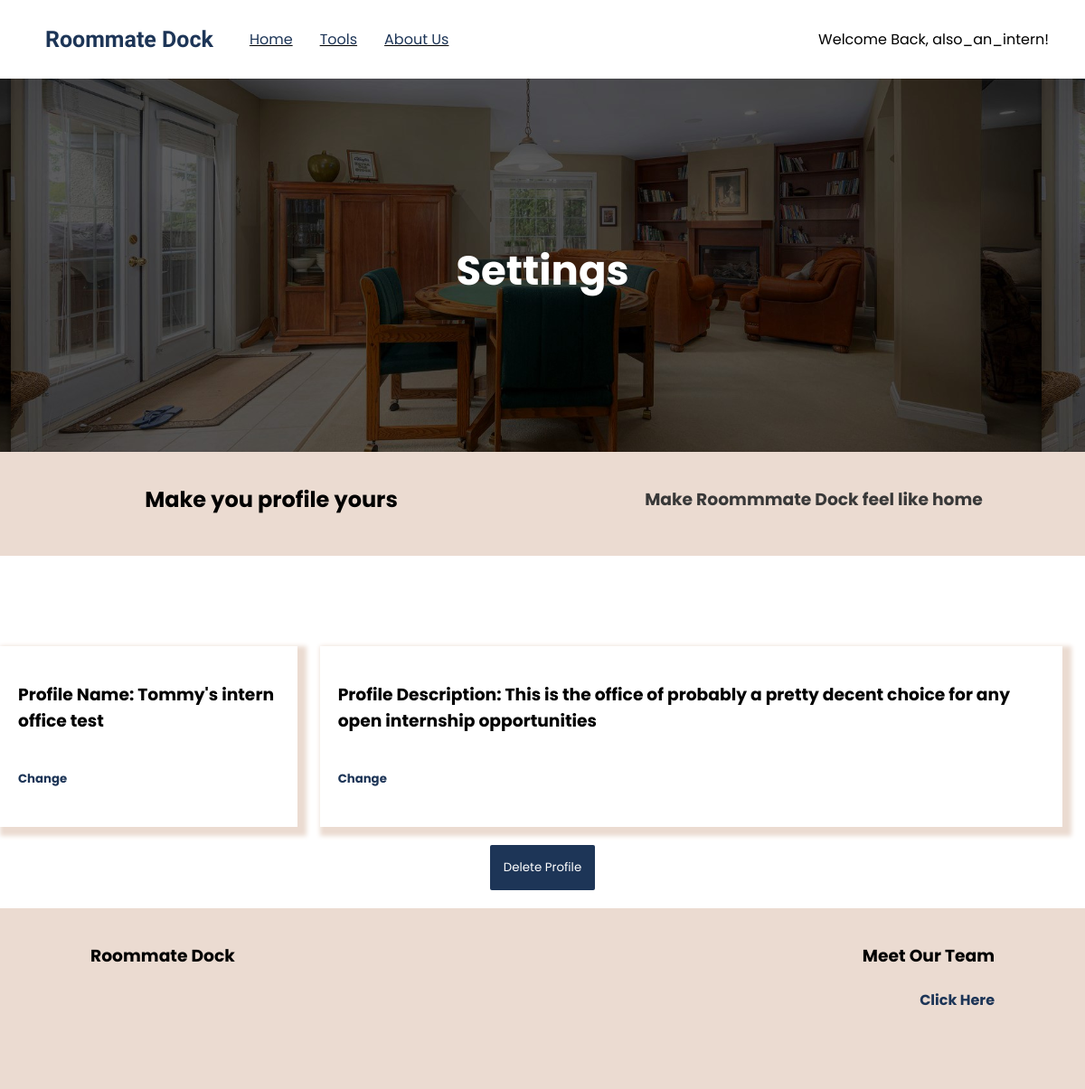
Screenshot of /rentsplit/setting/Tommy's intern office test (signed in) with the database file from the repository.
### rentsplit/models.py (models this page shows, shortened)
class ProfileAuth(models.Model):
    name = models.CharField(max_length=64, unique=True)
    rent = models.IntegerField(default=0)
    users = models.ManyToManyField(User, related_name='profile')
    description = models.CharField(max_length=120, null=True)

### rentsplit/views.py (the view, shortened to what this page needs)
# urls.py: path('setting/<str:profile_name>', views.profile_settings, name='profile-settings'),
def profile_settings(request, profile_name):
    profile = ProfileAuth.objects.get(name=profile_name)
    context ={
        'profile': profile,
    }
    return render(request, 'rentsplit/settings.html', context)

### rentsplit/templates/rentsplit/settings.html (shortened to what this page needs)
{% extends 'dock/layout-landing.html' %}
{% load static %}
{% block body %}
<div class="content-wrapper app-banner background-image-divider-main center">
    <h1 class='padding-top white-text main-text big-text'>Settings</h1>
</div>
<div class="banner next-to-eachother padding-top-small padding-bottom-small center">
    <div class="half-div center">
        <h2 class='main-text' style='text-align:center;'>Make you profile yours</h2>
    </div>
    <div class="half-div center">
        <h3 class='sub-text'>Make Roommmate Dock feel like home</h3>
    </div>
</div>
    <div class="center next-to-eachother mobile-fit-content">
        <div class="big-card margin-top margin-bottom stack-divs mobile-width margin-right">
            <h3 class='main-text'>Profile Name: {{profile.name}}</h3>
            <h5 class='link main-text' id='settings-change-name'>Change</h5>
        </div>
        <div class="big-card margin-top margin-bottom stack-divs mobile-width margin-right">
            <h3 class='main-text'>Profile Description: {{profile.description}}</h3>
            <h5 class='link main-text' id='settings-change-description'>Change</h5>
        </div>
    </div>
    <div class="center margin-bottom">
        <button class='main-button' id='delete-profile-button'>Delete Profile</button>
    </div>
{% endblock body %}

### dock/templates/dock/layout-landing.html (shortened to what this page needs)
<!DOCTYPE html>
<html lang="en">
<head>
    {% load static %}
    {% load compress %}
    <link rel="stylesheet" href="{% static 'css/styles.css' %}">
</head>
<body>
    <div class="nav-container">
        <div class="nav-contents">
            <div class="left-in-div">
                <a href="{% url 'index' %}"><h3 class='nav-brand padding-left-med'>Roommate Dock</h3></a>
            </div>
            <div class="nav-options-container">
                <ul class='nav-options'>
                    <li class='nav-option'><a href="{% url 'index' %}">Home</a></li>
                    <div class='tools-menu'>
                        <li class='nav-option hover-dropdown' id='hover-tools-dropdownid'><a href="{% url 'options' %}">Tools</a></li>
                        </div>
                        <li class='nav-option'><a href="http://tommy-pham.netlify.app/">About Us</a></li>
                    </ul>
            </div>
            {% if user.is_authenticated %}
            <div class="right-in-div nav-profile">
                <a href"#" class='hover-dropdown' id='hover-profile-dropdownid'>Welcome Back, {{ request.user }}!</a>
            </div>
                {% endif %}
            </div>
        </div>
    {% block body %}
    {% endblock body %}
    <footer class='footer banner'>
        <div class="padding-footer row">
            <div class="half-div">
                <h3 class='main-text text-align-start'>Roommate Dock</h3>
            </div>
            <div class="half-div">
                <h3 class='main-text text-align-end'>Meet Our Team</h3>
                <h4 class='sub-text text-align-end link'><a href="http://tommy-pham.netlify.app/" target='blank'>Click Here</a></h4>
            </div>
        </div>
    </footer>
</body>
</html>

### static/css/styles.css (style rules this page uses)
body { padding: 0; margin: 0; }
html { padding: 0; margin: 0; }
a:link { color: #1d3557; text-decoration: none; }
.link { transition: 0.3s; cursor: pointer; color: #1d3557; }
.main-text { font-family: Poppins; margin-left: 0; margin-right: 0; }
.big-text { font-size: 45px !important; }
.sub-text { font-family: Poppins; color: rgb(56, 56, 56); }
.white-text { color: white; }
.margin-bottom { margin-bottom: 20px; }
.margin-right { margin-right: 25px; }
.margin-top { margin-top: 50px; }
.main-button { background-color: #1d3557; color: white !important; padding: 15px; font-family: Poppins; width: fit-content; border-radius: 2px; transition: 0.3s; border: none; cursor: pointer; }
.big-card { padding: 20px; box-shadow: 5px 5px 5px 5px rgb(235, 219, 209); width: fit-content; }
.nav-container { height: 57px; display: flex; justify-content: center; width: 100%; position: fixed; top: 0; background-color: white; font-family: Poppins; padding-top: 15px; padding-bottom: 15px; z-index: 1; transition: 0.4s; }
.nav-brand { font-family: "Secular One"; font-size: 25px; margin-top: 0; margin-bottom: 0; color: #1d3557; transition: 0.5s; }
.nav-contents { display: flex; flex-direction: row; align-items: center; width: 100%; }
.nav-options { display: flex; flex-direction: row; list-style: none; }
.nav-option { margin-right: 30px; text-decoration: underline; transition: 0.4s; }
.right-in-div { display: flex; margin-left: auto; margin-right: 40px; }
.nav-profile { display: flex; flex-direction: column; position: relative; }
#hover-profile-dropdownid { transition: 0.4s; z-index: 1; }
.next-to-eachother { display: flex; flex-direction: row; align-items: center; justify-content: space-evenly; }
.tools-menu { position: relative; }
.padding-top { padding-top: 100px; }
.padding-top-small { padding-top: 25px; }
.padding-bottom-small { padding-bottom: 25px; }
.padding-top-small { padding-top: 15px; }
.banner { background-color: rgb(235, 219, 209); }
.row { display: flex; flex-direction: row; }
.padding-footer { padding-top: 20px; padding-left: 100px; padding-right: 100px; }
.text-align-start { text-align: start; }
.text-align-end { text-align: end; }
.footer { height: 200px; }
.stack-divs { display: flex; flex-direction: column; }
.padding-left-med { padding-left: 50px; }
.half-div { width: 50%; }
.big-text { margin: 0; }
.background-image-divider-main { background-image: url("../media/rent-divider.jpeg"); height: 500px; background-position: 20% 50%; background-size: 95%; }
.center { display: flex; justify-content: center; align-items: center; }

### rows the page displays
ProfileAuth: name "Tommy's intern office test", description "This is the office of probably a pretty decent choice for any open internship opportunities"

### other values shown
{{ request.user }} "also_an_intern"
